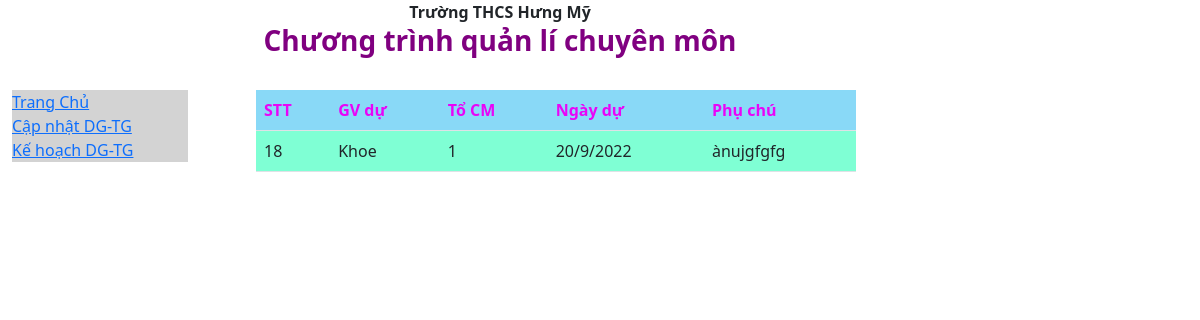
The page /dugio/sort1/ on the database its author committed.
### duGio/models.py (models this page shows)
class duGioTable(models.Model):
    hoTen = models.CharField(max_length=255)
    toCM = models.CharField(max_length=50)
    ngayDu = models.CharField(max_length=20)
    phuChu = models.CharField(max_length=255)

### duGio/views.py (the view)
# urls.py: path('dugio/sort1/', views.sorting1, name='sorting1'),
def sorting1(request):
  mydata = duGioTable.objects.filter(toCM='1').values()
  template = loader.get_template('sorting.html')
  context = {
    'mymembers': mydata,
  }
  return HttpResponse(template.render(context, request))

### duGio/templates/sorting.html (shortened to what this page needs)
{% extends 'Home.html' %}
{% block content %}
<table class="table form table-hover">
    <tr class="tr_head">
      <th>STT</th>
      <th>GV dự</th>
      <th>Tổ CM</th>
      <th>Ngày dự</th>
      <th>Phụ chú</th>
    </tr>
  {% for x in mymembers %}
    <tr>
      <td>{{ x.id }}</td>
      <td>{{ x.hoTen }}</td>
      <td>{{ x.toCM }}</td>
      <td>{{ x.ngayDu }}</td>
      <td>{{ x.phuChu }}</td>
    </tr>
  {% endfor %}
</table>
{% endblock %}

### duGio/templates/sorting.html (style rules this page uses)
.form { background-color:aquamarine; font-size:16px; margin-left:20px; padding-left:10px; width: 600px; }
.tr_head { font-weight: bold; color: #E904F7; background-color: #89D9F7; }

### rows shown on the page
duGioTable: id "18", hoTen "Khoe", toCM "1", ngayDu "20/9/2022", phuChu "ànujgfgfg"
